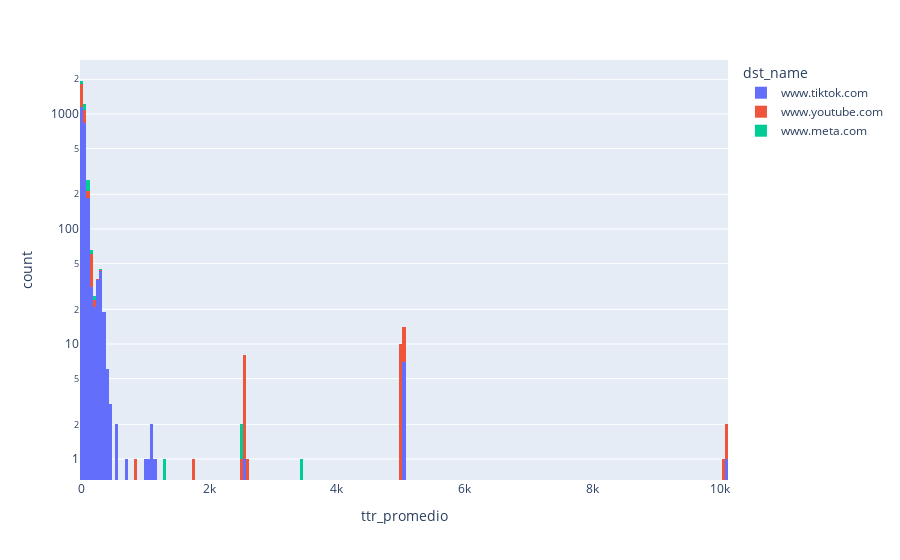

Notebook code cell kept with this figure:
### Code cell
import plotly.express as px
#df = px.data.tips()
fig = px.histogram(df2, x='ttr_promedio',log_y=True,color='dst_name')
fig.show()

### Figure 1 — Plotly figure (JSON) as saved in the notebook; plotly's stock layout.template omitted (floating-point values rounded to 4 significant figures; data arrays with more than 128 entries replaced by an {"elided": "..."} marker saying what was removed)
{"data": [{"bingroup": "x", "hovertemplate": "dst_name=www.tiktok.com<br>ttr_promedio=%{x}<br>count=%{y}<extra></extra>", "legendgroup": "www.tiktok.com", "marker": {"color": "#636efa", "pattern": {"shape": ""}}, "name": "www.tiktok.com", "orientation": "v", "showlegend": true, "type": "histogram", "x": {"elided": "2618 float values"}, "xaxis": "x", "yaxis": "y"}, {"bingroup": "x", "hovertemplate": "dst_name=www.youtube.com<br>ttr_promedio=%{x}<br>count=%{y}<extra></extra>", "legendgroup": "www.youtube.com", "marker": {"color": "#EF553B", "pattern": {"shape": ""}}, "name": "www.youtube.com", "orientation": "v", "showlegend": true, "type": "histogram", "x": {"elided": "1138 float values"}, "xaxis": "x", "yaxis": "y"}, {"bingroup": "x", "hovertemplate": "dst_name=www.meta.com<br>ttr_promedio=%{x}<br>count=%{y}<extra></extra>", "legendgroup": "www.meta.com", "marker": {"color": "#00cc96", "pattern": {"shape": ""}}, "name": "www.meta.com", "orientation": "v", "showlegend": true, "type": "histogram", "x": {"elided": "379 float values"}, "xaxis": "x", "yaxis": "y"}], "layout": {"barmode": "relative", "legend": {"title": {"text": "dst_name"}, "tracegroupgap": 0}, "margin": {"t": 60}, "xaxis": {"anchor": "y", "domain": [0, 1], "title": {"text": "ttr_promedio"}}, "yaxis": {"anchor": "x", "domain": [0, 1], "title": {"text": "count"}, "type": "log"}}}
